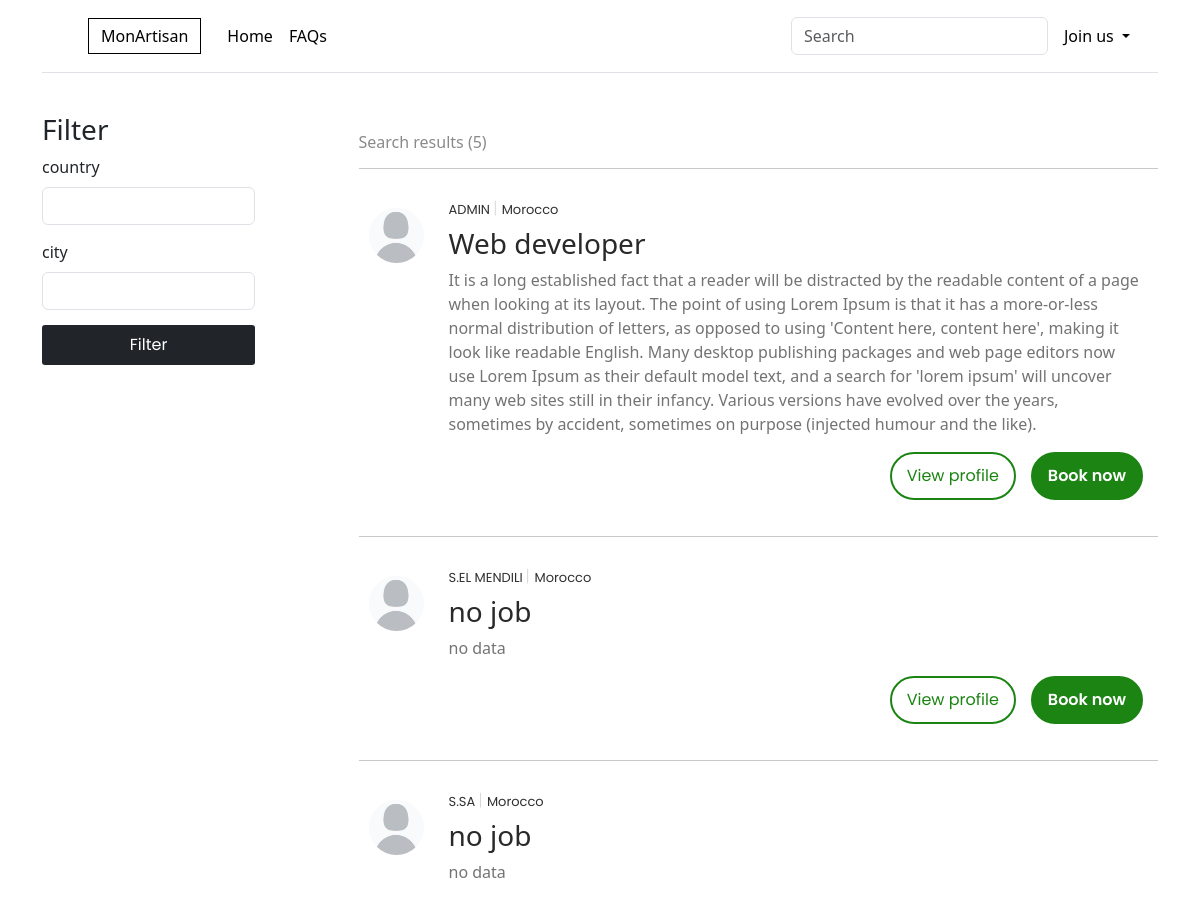
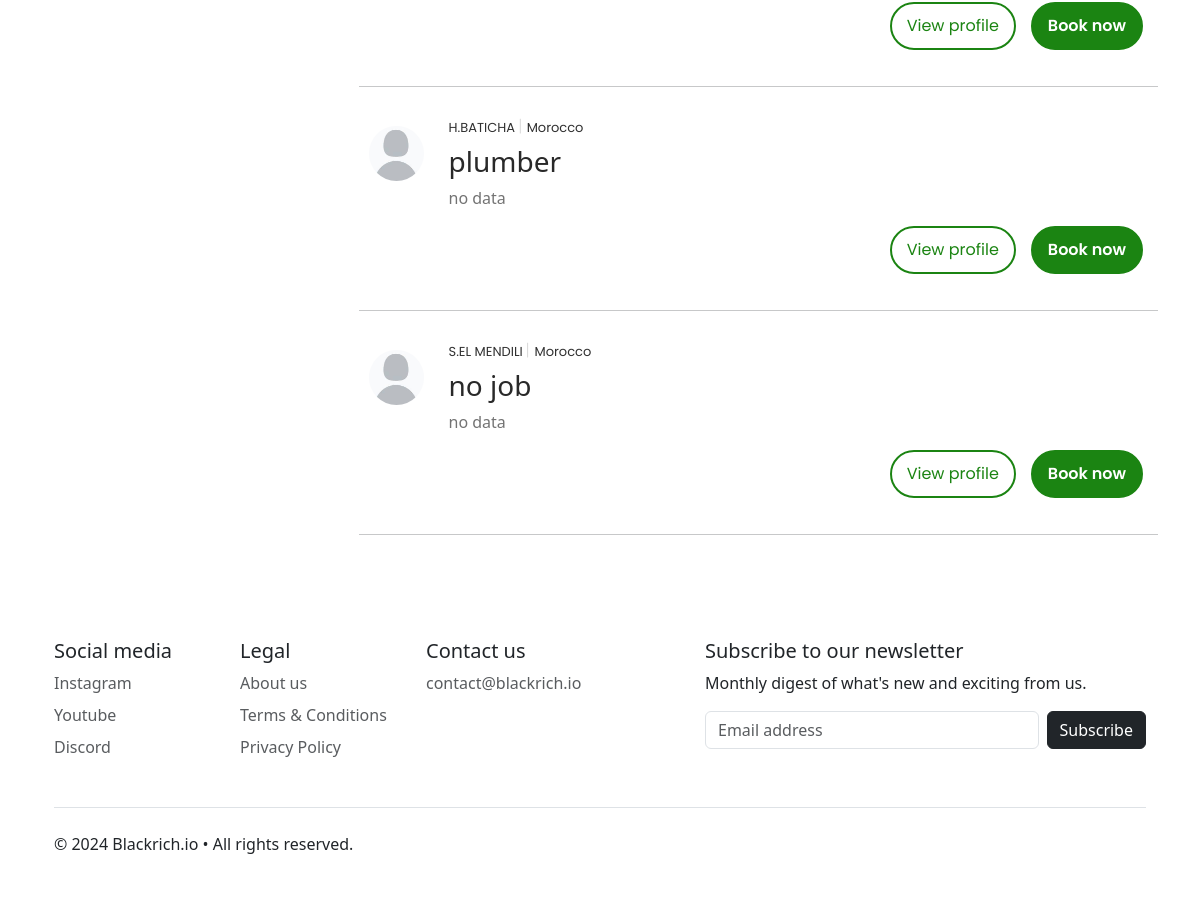
The page / on the database its author committed (2 pictures, top to bottom).
### account/models.py (models this page shows, shortened)
class Profile(models.Model):
    user = models.OneToOneField(User, on_delete=models.CASCADE, null=True, blank=True)
    name = models.CharField(max_length=100, null=True, blank=True)
    expertise = models.CharField(default='no job',max_length=100, null=True, blank=True)
    profile_image = models.ImageField(default='profile-photo.png', null=True, blank=True, )
    about_me = models.TextField(default='no data',max_length=1000, null=True, blank=True)
    hourly_rate = models.IntegerField(default=5,null=True, blank=True) # in dollars
    is_artisan = models.BooleanField(default=False, null=True, blank=True)
    country = models.CharField(default='Morocco', max_length=30, null=True, blank=True)
    city = models.CharField(default='Rabat', max_length=30, null=True, blank=True)
    created = models.DateTimeField(auto_now_add=True)
    id = models.UUIDField(default=uuid.uuid4, unique=True, primary_key=True, editable=True)

### uplazy/urls.py (the view)
# urls.py: path('', home, name='home'),
def home(request):
    if request.user.is_authenticated:
        profiles = Profile.objects.all().filter(is_artisan=True).exclude(id=request.user.profile.id)
    else:
        profiles = Profile.objects.all().filter(is_artisan=True)
    if request.method == 'POST':
        search_q = request.POST.get('query')
        if search_q:
            profiles = profiles.filter(expertise__icontains=search_q)
    context = {
        'profiles': profiles,
        'profiles_count': len(profiles),
    }
    return render(request, 'home.html', context)

### templates/home.html (shortened to what this page needs)
{% extends 'wrapper.html' %}
{% load static %}
{% block content %}
    <link rel="stylesheet" href="{% static 'styles/home.css' %}">
    <div class="container">
        <div class="main-container">
          <aside class="filter-sidebar">
            <h3>Filter</h3>
            <form action="{% url 'filter' %}" method="post">
              <label for="country" class="form-label">country</label> <br>
              <input type="text" id="country" style="margin-bottom: 15px; width: 80%;" class="form-control" name="country" >
              <label for="city" class="form-label">city</label> <br>
              <input type="text" id="city" style="margin-bottom: 15px; width: 80%;" class="form-control" name="city">
              <input type="submit" value="Filter" class="filter-button bg-dark">
            </form>
          </aside>
            <main>
              <h6 class="search-results-tag">Search results ({{profiles_count}})</h6>
              <hr>
              {% if profiles %}
                {% for profile in profiles %}
                  <section class="profile-section">
                    <img src="{{profile.profile_image.url}}" alt="profile-image" class="profile-photo">
                    <div class="profile-section-data">
                      <h6 class="profile-title">
                        <div class="poppins-regular">{{profile.name}} <span style="color: #8e8e8e; font-size: 17px; font-weight: 100;"> | </span> <a href="">{{profile.country}}</a> </div>
                      </h6>
                      <h3 class="profile-job"><a href="{% url 'profile' profile.id %}">{{profile.expertise}}</a></h3>
                      <p class="profile-about">{{profile.about_me}}</p>
                      <div class="profile-links">
                        <a href="{% url 'profile' profile.id %}" class="profile-link-view-profile">View profile</a>
                        <a href="{% url 'book-profile' profile.id %}" class="profile-link-send-message">Book now</a>
                      </div>
                    </div>
                  </section>
                  <hr>
                {% endfor %}
              {% else %}
                <h1>No results</h1>
              {% endif %}
            </main>
        </div>
<div class="container">
  <footer class="py-5">
    <div class="row">
      <div class="col-6 col-md-2 mb-3">
        <h5>Social media</h5>
        <ul class="nav flex-column">
          <li class="nav-item mb-2"><a href="#" class="nav-link p-0 text-body-secondary">Instagram</a></li>
          <li class="nav-item mb-2"><a href="#" class="nav-link p-0 text-body-secondary">Youtube</a></li>
          <li class="nav-item mb-2"><a href="#" class="nav-link p-0 text-body-secondary">Discord</a></li>
        </ul>
      </div>
      <div class="col-6 col-md-2 mb-3">
        <h5>Legal</h5>
        <ul class="nav flex-column">
          <li class="nav-item mb-2"><a href="#" class="nav-link p-0 text-body-secondary">About us</a></li>
          <li class="nav-item mb-2"><a href="#" class="nav-link p-0 text-body-secondary">Terms & Conditions</a></li>
          <li class="nav-item mb-2"><a href="#" class="nav-link p-0 text-body-secondary">Privacy Policy</a></li>
        </ul>
      </div>
      <div class="col-6 col-md-2 mb-3">
        <h5>Contact us</h5>
        <ul class="nav flex-column">
          <li class="nav-item mb-2"><a href="#" class="nav-link p-0 text-body-secondary">contact@blackrich.io</a></li>
        </ul>
      </div>
      <div class="col-md-5 offset-md-1 mb-3">
        <form>
          <h5>Subscribe to our newsletter</h5>
          <p>Monthly digest of what's new and exciting from us.</p>
          <div class="d-flex flex-column flex-sm-row w-100 gap-2">
            <input id="newsletter1" type="email" class="form-control" placeholder="Email address" required>
            <input class="btn btn-dark" type="submit" value="Subscribe">
          </div>
        </form>
      </div>
    </div>
    <div class="d-flex flex-column flex-sm-row justify-content-between py-4 my-4 border-top">
      <p>&copy; 2024 Blackrich.io  &#x2022; All rights reserved.</p>
    </div>
  </footer>
</div>
    </div>
{% endblock content %}

### templates/wrapper.html (shortened to what this page needs)
<!DOCTYPE html>
{% load static %}
<html lang="en">
  <head>
    <link href="https://cdn.jsdelivr.net/npm/bootstrap@5.3.3/dist/css/bootstrap.min.css" rel="stylesheet">
    <link rel="stylesheet" href="{% static 'styles/wrapper.css' %}">
</head>
<body>
    <div class="container">
    <header class="p-3 mb-3 border-bottom">
        <div class="container">
          <div class="d-flex flex-wrap align-items-center justify-content-center justify-content-lg-start">
            <a href="" class="d-flex align-items-center mb-2 mb-lg-0 link-body-emphasis text-decoration-none">
                <span class="brand">MonArtisan</span>
            </a>
            <ul class="nav col-12 col-lg-auto me-lg-auto mb-2 justify-content-center mb-md-0">
              <li><a href="{% url 'home' %}" class="nav-link px-2 link-body-emphasis ">Home</a></li>
              <li><a href="{% url 'faqs' %}" class="nav-link px-2 link-body-emphasis ">FAQs</a></li>
            </ul>
            {% if not request.user.profile.is_artisan  %}
              <form class="col-12 col-lg-auto mb-3 mb-lg-0 me-lg-3" role="search" action="{% url 'home' %}" method="post">
                <input type="search" class="form-control" placeholder="Search" aria-label="Search" name="query">
              </form>
            {% endif %}
            {% if request.user.is_authenticated %}
            <div class="dropdown text-end">
              <a href="#" class="d-block link-body-emphasis text-decoration-none dropdown-toggle" data-bs-toggle="dropdown" aria-expanded="false">
                <img src="{{request.user.profile.profile_image.url}}" alt="mdo" width="32" height="32" class="rounded-circle">
              </a>
              <ul class="dropdown-menu text-small">
                <li><a class="dropdown-item" href="{% url 'profile' request.user.profile.id %}">Profile</a></li>
                <li><a class="dropdown-item" href="{% url 'settings' %}">Settings</a></li>
                <li><hr class="dropdown-divider"></li>
                <li><a class="dropdown-item " href="{% url 'logout' %}">Sign out</a></li>
              </ul>
            </div>
            {% else %}
            <div class="dropdown text-end">
                <a href="#" class="d-block link-body-emphasis text-decoration-none dropdown-toggle" data-bs-toggle="dropdown" aria-expanded="false">
                  Join us
                </a>
              </div>
            {% endif %}
          </div>
        </div>
    </header>
    </div>
<body style="padding-bottom: 100px;">
    {% block content %}
    {% endblock content %}
</body>
</html>

### static/styles/wrapper.css (style rules this page uses)
.brand { margin: 0px 18px; border: solid 1px black; padding: 5px 12px; }

### static/styles/home.css (style rules this page uses)
.poppins-regular { font-family: "Poppins", sans-serif; font-weight: 400; font-style: normal; }
.filter-sidebar { background-color: transparent; }
.brand { margin: 0px 18px; border: solid 1px black; padding: 5px 12px; }
.main-container { margin: 40px 0px; display: grid; grid-template-columns: 1fr 3fr; column-gap: 50px; min-height: 800px; }
.filter-button { width: 80%; padding-top: 8px; padding-bottom: 8px; border: none; border-radius: 3px; color: white; font-weight: 400; font-family: "Poppins", sans-serif; }
main { max-width: 900px; }
.search-results-tag { color: rgb(138, 138, 138); margin-top: 20px; font-weight: 400; }
.profile-section { width: 100%; margin-top: 20px; display: flex; padding-top: 9px; border-radius: 10px; }
.profile-photo { width: 55px; height: 55px; margin: 10px; border-radius: 200px; object-fit: cover; }
.profile-section-data { width: 100%; margin-bottom: 20px; padding: 0px 15px; display: flex; flex-direction: column; }
.profile-title { font-family: Arial, Helvetica, sans-serif; font-size: small; font-weight: 500; color: #303030; display: flex; justify-content: space-between; align-items: center; }
.profile-title a { all: unset; cursor: pointer; }
.profile-job { color: rgb(41, 41, 41); }
.profile-job a { all: unset; cursor: pointer; }
.profile-about { color: rgb(115, 115, 115); }
.profile-links { display: flex; justify-content: end; align-items: center; }
.profile-link-view-profile { background-color: transparent; color: #1B8412; font-family: "Poppins", sans-serif; font-weight: 400; font-style: normal; text-decoration: none; padding-left: 15px; padding-right: 15px; padding-top: 10px; padding-bottom: 10px; border: 2px solid #1B8412; border-radius: 50px; text-align: center; }
.profile-link-send-message { background-color: transparent; background-color: #1B8412; color: white; font-family: "Poppins", sans-serif; font-weight: 600; font-style: normal; text-decoration: none; padding-left: 15px; padding-right: 15px; padding-top: 10px; padding-bottom: 10px; border: 2px solid #1B8412; border-radius: 50px; margin-left: 15px; text-align: center; }

### rows shown on the page
Profile: profile_image (picture), name "ADMIN", country "Morocco", expertise "Web developer", about_me "It is a long established fact that a reader will be distracted by the readable content of a page when looking at its layout. The point of using Lorem Ipsum is that it has a more-or-less normal distribution of letters, as opposed to using 'Content here, content here', making it look like readable English. Many desktop publishing packages and web page editors now use Lorem Ipsum as their default model text, and a search for 'lorem ipsum' will uncover many web sites still in their infancy. Various versions have evolved over the years, sometimes by accident, sometimes on purpose (injected humour and the like)."
Profile: profile_image (picture), name "S.EL MENDILI", country "Morocco", expertise "no job", about_me "no data"
Profile: profile_image (picture), name "S.SA", country "Morocco", expertise "no job", about_me "no data"
Profile: profile_image (picture), name "H.BATICHA", country "Morocco", expertise "plumber", about_me "no data"
Profile: profile_image (picture), name "S.EL MENDILI", country "Morocco", expertise "no job", about_me "no data"

### other values the page prints
{{ profiles_count }} "5"
